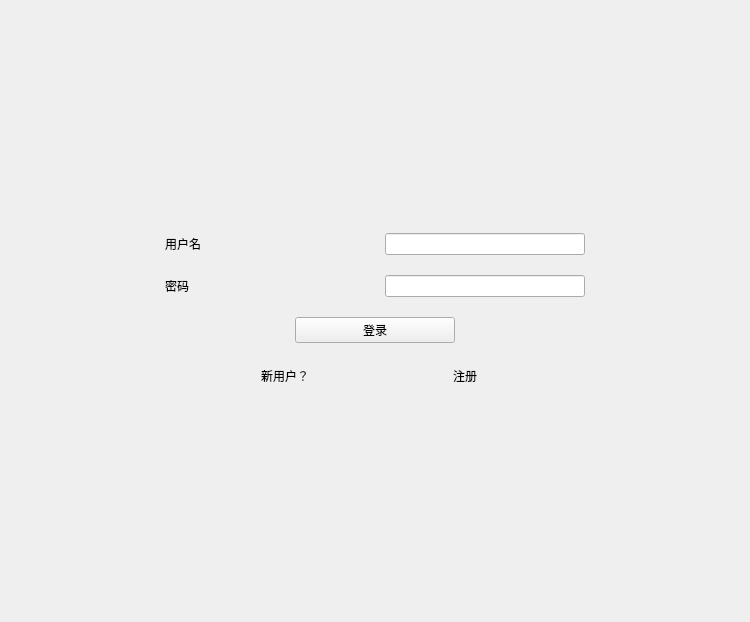
<?xml version="1.0" encoding="UTF-8"?>
<ui version="4.0">
 <class>Form</class>
 <widget class="QWidget" name="Form">
  <property name="geometry">
   <rect>
    <x>0</x>
    <y>0</y>
    <width>750</width>
    <height>622</height>
   </rect>
  </property>
  <property name="windowTitle">
   <string>Form</string>
  </property>
  <layout class="QGridLayout" name="gridLayout_2">
   <item row="0" column="0">
    <layout class="QVBoxLayout" name="verticalLayout">
     <property name="spacing">
      <number>20</number>
     </property>
     <property name="leftMargin">
      <number>20</number>
     </property>
     <property name="topMargin">
      <number>20</number>
     </property>
     <property name="rightMargin">
      <number>20</number>
     </property>
     <property name="bottomMargin">
      <number>20</number>
     </property>
     <item>
      <layout class="QHBoxLayout" name="horizontalLayout">
       <property name="spacing">
        <number>20</number>
       </property>
       <item>
        <widget class="QLabel" name="label">
         <property name="maximumSize">
          <size>
           <width>200</width>
           <height>16777215</height>
          </size>
         </property>
         <property name="text">
          <string>用户名</string>
         </property>
         <property name="alignment">
          <set>Qt::AlignmentFlag::AlignLeading|Qt::AlignmentFlag::AlignLeft|Qt::AlignmentFlag::AlignVCenter</set>
         </property>
        </widget>
       </item>
       <item>
        <widget class="QLineEdit" name="lineEdit">
         <property name="maximumSize">
          <size>
           <width>200</width>
           <height>16777215</height>
          </size>
         </property>
        </widget>
       </item>
      </layout>
     </item>
     <item>
      <layout class="QHBoxLayout" name="horizontalLayout_2">
       <property name="spacing">
        <number>20</number>
       </property>
       <item>
        <widget class="QLabel" name="label_2">
         <property name="maximumSize">
          <size>
           <width>200</width>
           <height>16777215</height>
          </size>
         </property>
         <property name="text">
          <string>密码</string>
         </property>
         <property name="alignment">
          <set>Qt::AlignmentFlag::AlignLeading|Qt::AlignmentFlag::AlignLeft|Qt::AlignmentFlag::AlignVCenter</set>
         </property>
        </widget>
       </item>
       <item>
        <widget class="QLineEdit" name="lineEdit_2">
         <property name="maximumSize">
          <size>
           <width>200</width>
           <height>16777215</height>
          </size>
         </property>
        </widget>
       </item>
      </layout>
     </item>
     <item>
      <layout class="QGridLayout" name="gridLayout">
       <item row="0" column="0">
        <widget class="QPushButton" name="pushButton_login_login">
         <property name="sizePolicy">
          <sizepolicy hsizetype="Expanding" vsizetype="Fixed">
           <horstretch>0</horstretch>
           <verstretch>0</verstretch>
          </sizepolicy>
         </property>
         <property name="minimumSize">
          <size>
           <width>80</width>
           <height>0</height>
          </size>
         </property>
         <property name="maximumSize">
          <size>
           <width>160</width>
           <height>16777215</height>
          </size>
         </property>
         <property name="autoFillBackground">
          <bool>false</bool>
         </property>
         <property name="styleSheet">
          <string notr="true">alignment=Qt.AlignCenter</string>
         </property>
         <property name="text">
          <string>登录</string>
         </property>
         <property name="flat">
          <bool>false</bool>
         </property>
        </widget>
       </item>
      </layout>
     </item>
     <item>
      <layout class="QHBoxLayout" name="horizontalLayout_3">
       <property name="spacing">
        <number>20</number>
       </property>
       <item>
        <widget class="QLabel" name="label_3">
         <property name="sizePolicy">
          <sizepolicy hsizetype="Expanding" vsizetype="Preferred">
           <horstretch>0</horstretch>
           <verstretch>0</verstretch>
          </sizepolicy>
         </property>
         <property name="minimumSize">
          <size>
           <width>80</width>
           <height>0</height>
          </size>
         </property>
         <property name="maximumSize">
          <size>
           <width>80</width>
           <height>16777215</height>
          </size>
         </property>
         <property name="text">
          <string>新用户？</string>
         </property>
         <property name="alignment">
          <set>Qt::AlignmentFlag::AlignCenter</set>
         </property>
        </widget>
       </item>
       <item>
        <widget class="QPushButton" name="pushButton_login_signup">
         <property name="sizePolicy">
          <sizepolicy hsizetype="Expanding" vsizetype="Fixed">
           <horstretch>0</horstretch>
           <verstretch>0</verstretch>
          </sizepolicy>
         </property>
         <property name="minimumSize">
          <size>
           <width>80</width>
           <height>0</height>
          </size>
         </property>
         <property name="maximumSize">
          <size>
           <width>80</width>
           <height>16777215</height>
          </size>
         </property>
         <property name="text">
          <string>注册</string>
         </property>
         <property name="flat">
          <bool>true</bool>
         </property>
        </widget>
       </item>
      </layout>
     </item>
    </layout>
   </item>
  </layout>
 </widget>
 <resources/>
 <connections/>
</ui>
